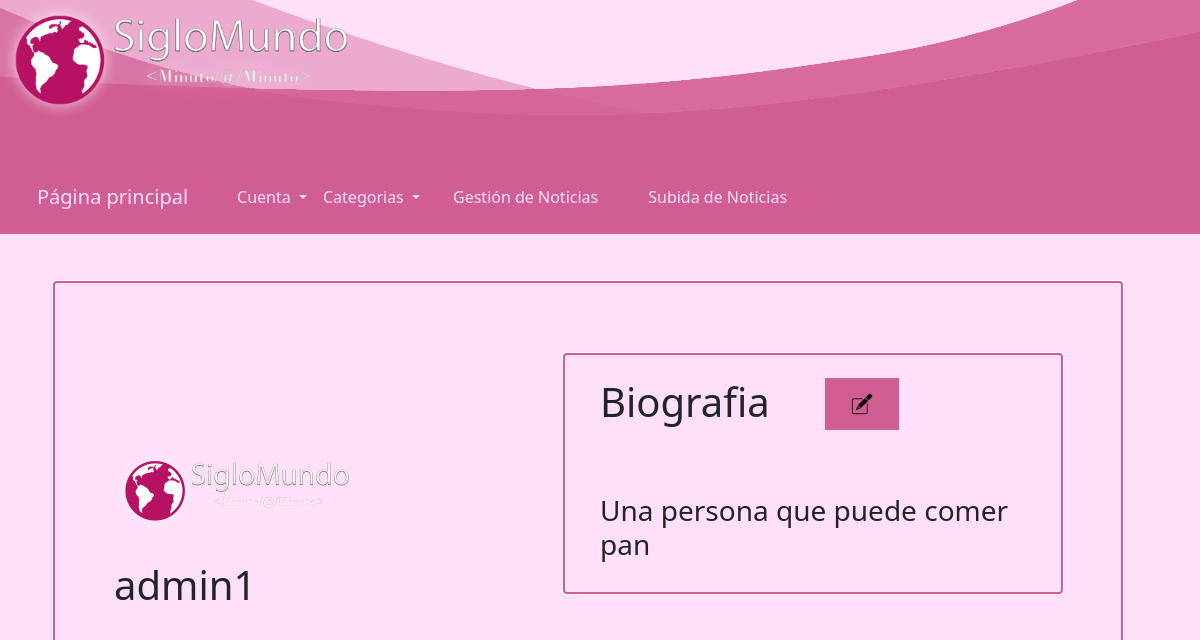
Page /usuario/admin1 (signed in) on the committed database.
### app.py (models this page shows, shortened)
class Usuario(UserMixin, db.Model):
    __tablename__ = "Usuarios"
    id = db.Column(db.Integer, primary_key=True)
    nombre_usuario = db.Column(db.String(60), unique=True)
    codigo = db.Column(db.String(128), nullable=False)
    email = db.Column(db.String(150), unique=True)
    rol = db.Column(db.Integer, nullable=False)
    biografia = db.Column(db.String(5000), nullable=True)
    fotoperfil = db.Column(db.String(128), nullable=True)
    titulo = db.Column(db.String(256), nullable=True)
    @property
    def password(self):
        return AttributeError("La contraseña no es visible")

### app.py (the view)
@app.route('/usuario/<nombre>', methods=['GET', 'POST'])
def usuario(nombre):
    if not current_user.is_authenticated:
        return redirect(url_for('inicio_sesion'))
    usuario_a_modificar = Usuario.query.filter_by(nombre_usuario=nombre).first()
    return render_template('usuario.html', usuario=usuario_a_modificar)

### app.py (called while the page is built)
@login_manager.user_loader
def load_user(user_id):
    return Usuario.query.get(int(user_id))

### templates/usuario.html (shortened to what this page needs)
{% extends "navbar.html" %}
{% block head %}
{{ super() }}
{% endblock %}
{% block body %}
{{super()}}
    <div class="container">
        <div class="row">
            {% if usuario.fotoperfil %}
            <div class="col"><img class="profile-pic" src='/static/img/{{usuario.fotoperfil}}'> <br> <h1 class="profile-pic">{{usuario.nombre_usuario}}</h1></div>
            {% else %}
            <div class="col"> <h1>{{usuario.nombre_usuario}}</h1></div>
            {% endif %}
                {% if usuario.titulo %}
            <div class="col row">
                <div class="col"><h1 class="news-title fs-1">{{usuario.titulo}}</h1></div><div class="col"><a href="{{url_for('modificarUsuario',nombre=(usuario.nombre_usuario))}}"><img class="icon-img" src="../static/img/editar.png"></a></div>
                {% else %}
                <div class="col"><h1 class="news-title fs-1">Biografía</h1></div><div class="col"><a href="{{url_for('modificarUsuario',nombre=(usuario.nombre_usuario))}}"><img class="icon-img" src="../static/img/editar.png"></a></div>
                {% endif %}
                {% if usuario.biografia %}
                <h3 class="fs-3">{{usuario.biografia}} </h3>
                {% else %}
                <h3 class="fs-3">Añada una biografía aquí.</h3>
                {% endif %}
            </div>
        </div>
    </div>
{% endblock %}

### static/css/noticias.css (style rules this page uses)
.row { margin-top: 4vw; margin-left: 1vw; margin-bottom: 4vw; padding-top: 2vw; margin-right: 3vw; padding-bottom: 2vw; padding-left: 2vw; padding-right: 2vw; outline: auto; outline-color: #d15e92; }
a:link, a:visited { background-color: #d15e92; color: #ffe0f8; padding: 14px 25px; text-align: center; text-decoration: none; display: inline-block; }
.profile-pic { width: 20vw !important; height: auto !important; position: relative; top: 10vw; left: 2vw; }
body { background: #ffe0f8 !important; }
.icon-img { width: 2vw; }
h1, .fs-4 { padding-bottom: 5vw; }
.news-title { word-spacing: 2vw; }
.container { justify-content: right; }

### rows in the picture
Usuario: fotoperfil (picture), nombre_usuario "admin1", titulo "Biografia", biografia "Una persona que puede comer pan"
